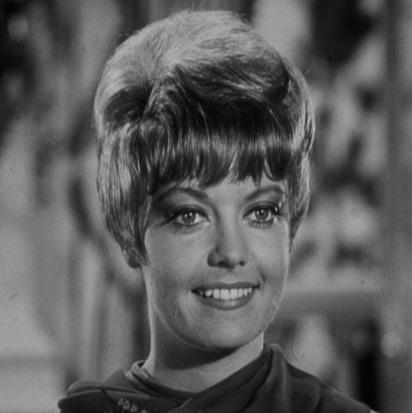
%> input picture Demo/matlab/2.bmp, 412 x 413 px
$ octave test_fc.m   (GNU Octave 9; MATLAB toolbox functions it lacks are replaced by stand-ins)
%> lines starting %> are read from the running program, lines starting %| are printed output that depends on the picture
ims = imread('2.bmp');
%> ims is the input picture: size 413x412 uint8; min 2, max 187, mean 91.2
% im = uint8(double(im)/double(max(im(:)))*255);
% v = uint8(0:255)';

F = fftshift(fft2(ims));

FS = log(abs(F)+0.001);
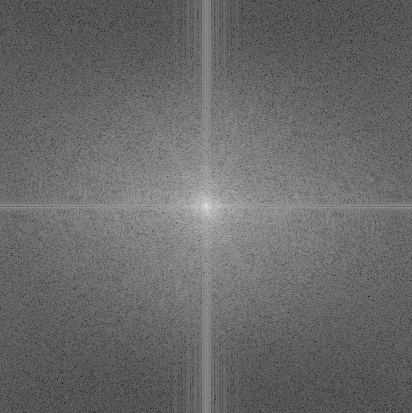
%> FS: size 413x412 double; min -0.081, max 16.56, mean 6.83; drawn with min black and max white
im = uint8(FS/max(FS(:))*255);

figure;
imshow(FS, []);

% im = repmat(v, 1, 20);

remap = hot(256);

Rm = remap(:, 1);
Gm = remap(:, 2);
Bm = remap(:, 3);

figure;
hold on;
plot(Rm, 'r');
plot(Gm, 'g');
plot(Bm, 'b');
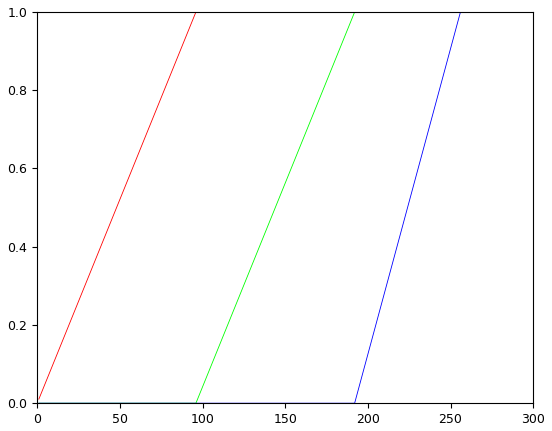
%> figure redrawn from the program's plot data; curve peaks at x = 96, y = 1; curve peaks at x = 192, y = 1; curve peaks at x = 256, y = 1


imD = [];
imD(:,:,1) = Rm(im+1);
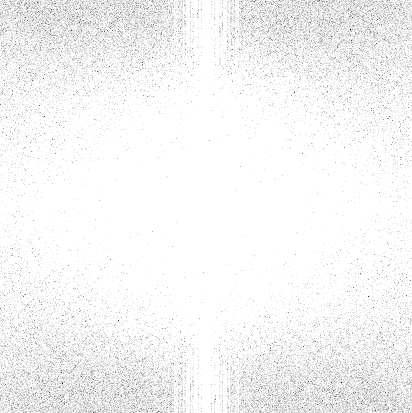
%> imD: size 413x412 double; min 0.0104, max 1, mean 0.962
imD(:,:,2) = Gm(im+1);
imD(:,:,3) = Bm(im+1);
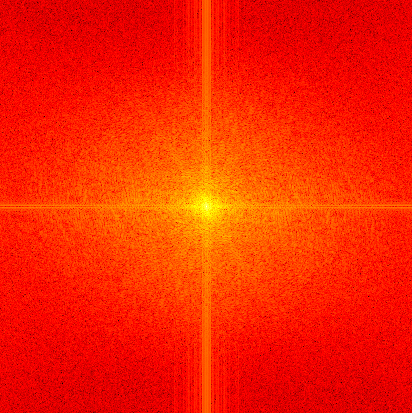
%> imD: size 413x412x3 double; mean R, G, B 0.962, 0.143, 0.000101

figure;
subplot(121);
imshow(im);
subplot(122);
imshow(imD);

$ run again, with Demo/matlab/3.png saved as Demo/matlab/2.bmp
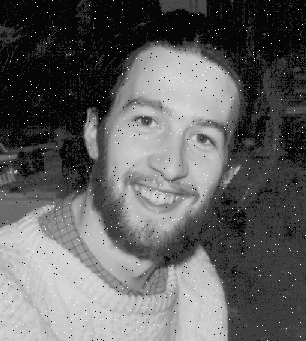
%> input picture Demo/matlab/3.png, 306 x 341 px
%> ims is the input picture: size 341x306 uint8; min 0, max 255, mean 96.7
%> `im = uint8(FS/max(FS(:))*255);`:
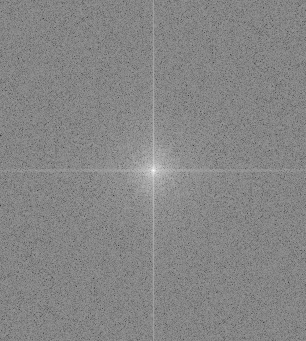
%> im: size 341x306 uint8; min 53, max 255, mean 133.6
%> `imD(:,:,3) = Bm(im+1);`:
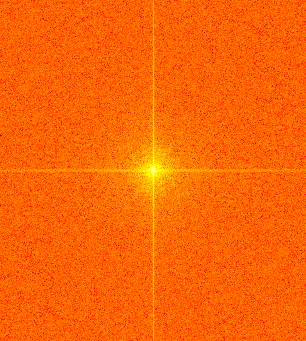
%> imD: size 341x306x3 double; mean R, G, B 1, 0.403, 0.000196
